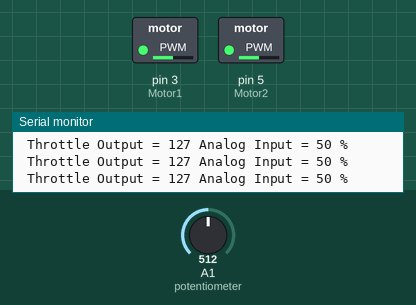
Recording of a sketch running on a simulated Arduino Uno, built with avr-gcc and run on an emulated ATmega328P. On the bench: switched loads named in the sketch (green lamp = pin HIGH), the last lines printed to the serial monitor. The inputs (shaded band) are chosen by the test bench; at power-on: A1 (potentiometer) = 512.

Above: at 1.2 s.
1.3 s: A1 (potentiometer) set to 716
At 2.5 s:
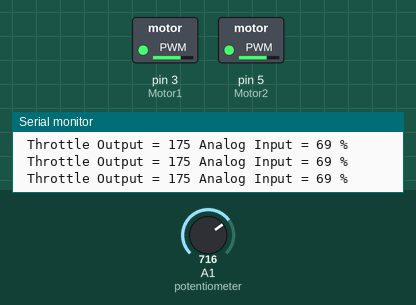
2.8 s: A1 (potentiometer) set to 900
At 3.4 s:
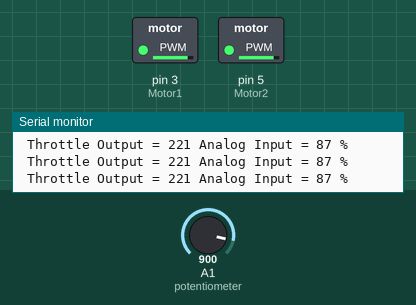
4.3 s: A1 (potentiometer) set to 122
At 4.8 s:
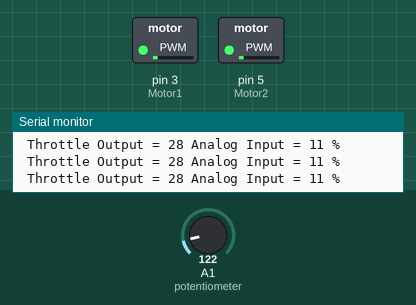
5.8 s: A1 (potentiometer) set to 0
At 6.8 s:
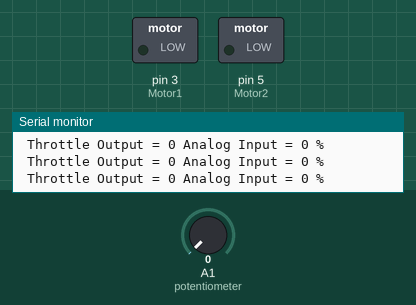
Timing chart, 0 to 8.3 s (numbered marks = the images above; inputs shaded):
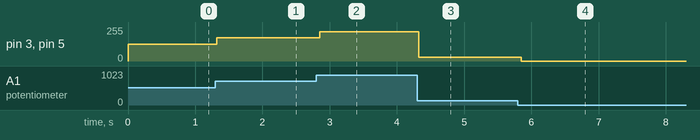

Measured:
- after the input at 1.3 s, pin 3 (Motor1), pin 5 (Motor2): 127/255 → 175/255 at once
- after the input at 2.8 s, pin 3 (Motor1), pin 5 (Motor2): 175/255 → 221/255 after 0.05 s
- after the input at 4.3 s, pin 3 (Motor1), pin 5 (Motor2): 221/255 → 28/255 at once
- after the input at 5.8 s, pin 3 (Motor1), pin 5 (Motor2): 28/255 → 0/255 after 0.05 s

The sketch:

20190324ModelCarRev1.ino
```cpp
int AnalogInput;
int AnalogPercent;
int ThrottleOutput;
int Motor1 = 3;
int Motor2 = 5;

void setup() {

Serial.begin(115200); //Baud rate between computer and Arduino.
}

void loop() {

pinMode(Motor1, OUTPUT);
pinMode(Motor2, OUTPUT);

AnalogInput = analogRead(A1); //Value from potentiometer placed into "ThrottleInput".
AnalogPercent = ((AnalogInput / 1023.00) * 100.00); //Analog Input value converted to %.
ThrottleOutput = ((AnalogPercent / 100.00) * 255.00);

analogWrite(Motor1, ThrottleOutput);
analogWrite(Motor2, ThrottleOutput);

Serial.print(" Throttle Output = ");
Serial.print(ThrottleOutput);
Serial.print(" Analog Input = ");
Serial.print(AnalogPercent);
Serial.println(" % ");
delay(50);  //Delay for stability.

}
```
